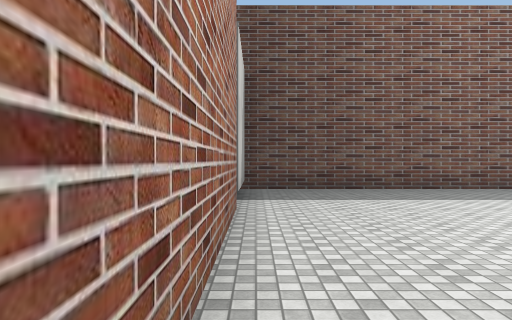
view 1 (above)

17 first-person views from a walk through a Unity game level. The camera is 1.5 m above the floor, looks level and sees 70° across. The floor is counted in squares, 2 m on a side. Each view is taken from the middle of a square. On the plan, view 1 faces up. The plan holds only what a view shows up to about 11 squares ahead; the rest is blank. The place goes on beyond the plan. The player character is not drawn. Some surface patterns are stand-ins.

view 2
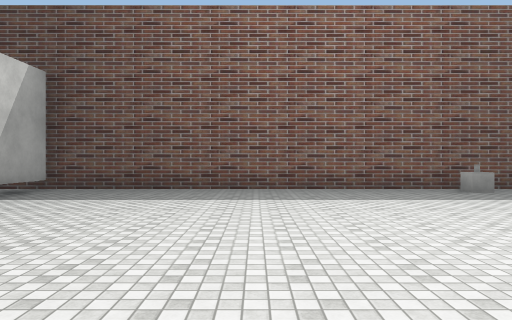

view 3
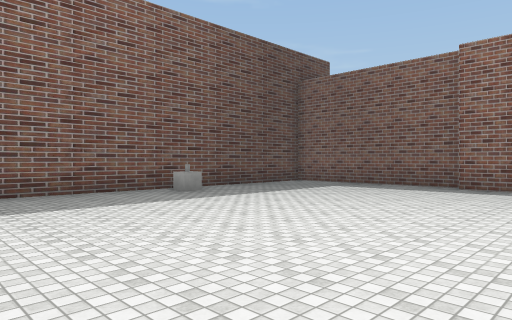

view 4
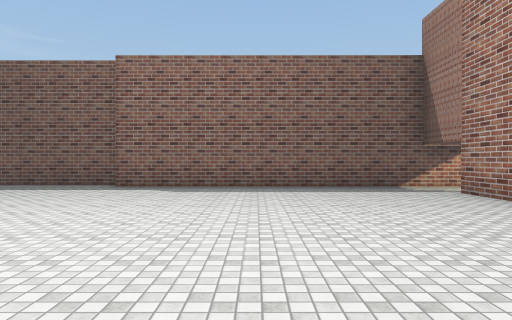

view 5
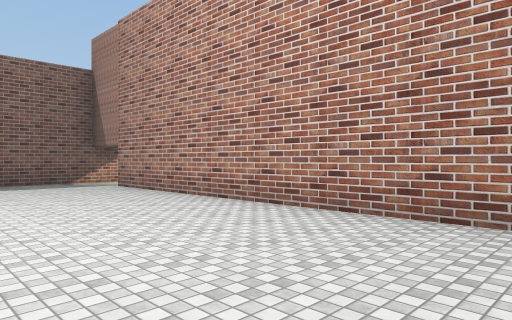

view 6
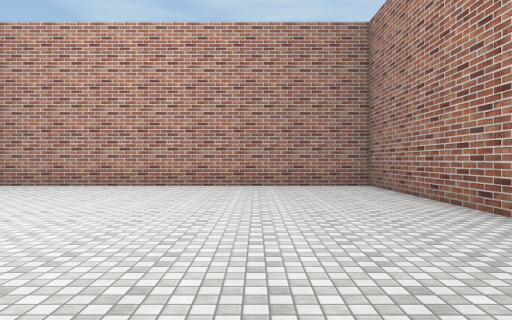

view 7
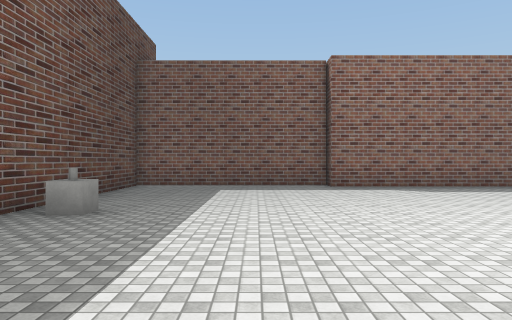

view 8
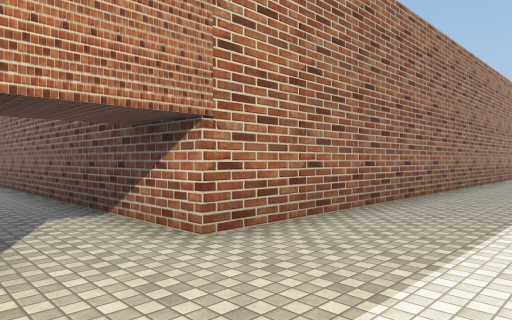

view 9
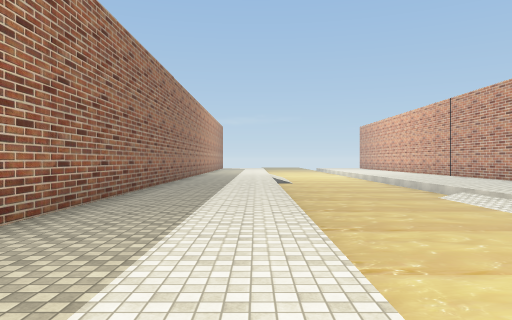

view 10
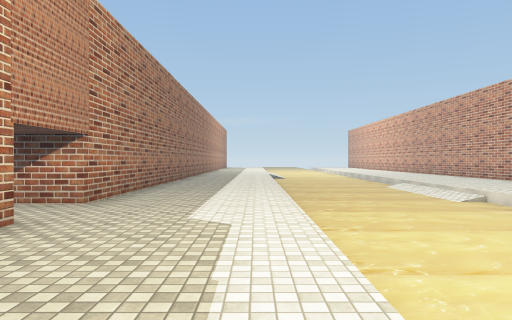

view 11
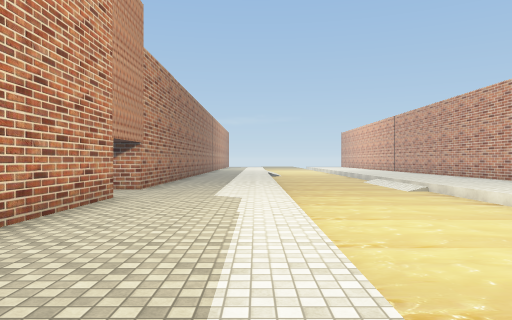

view 12
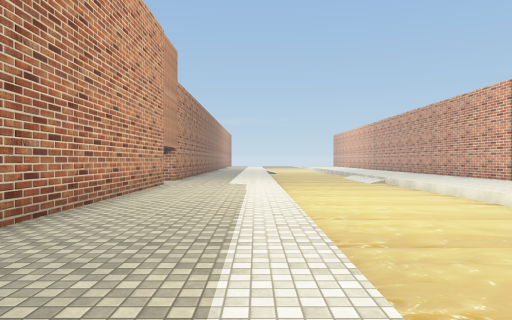

view 13
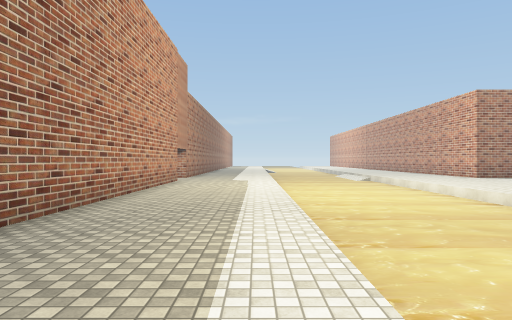

view 14
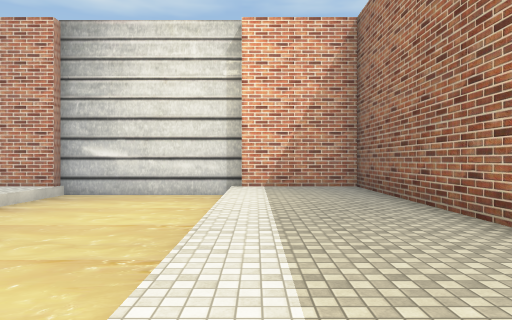

view 15
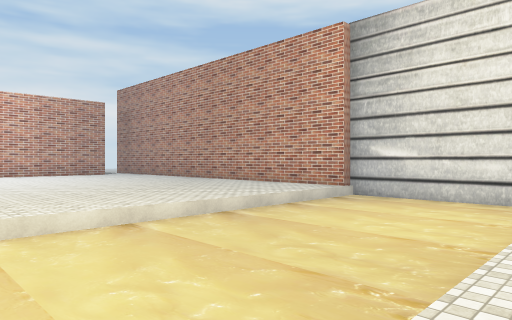

view 16
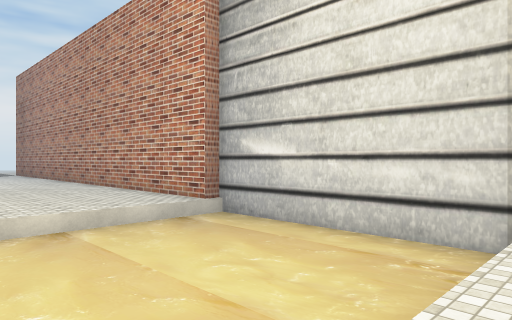

view 17
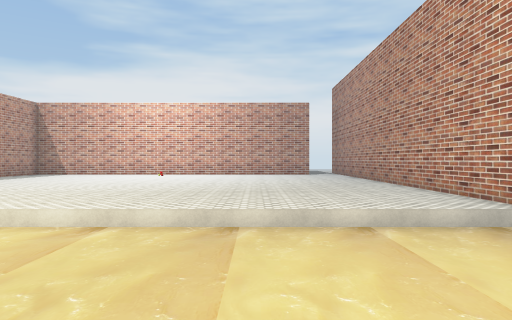

### Floor plan
Key: @ floor where view 1 was taken; # wall or solid block; . main floor; - floor 0.5 m lower than the main floor; / step, stairs or slope; O other object.
Columns run from 1 left of view 1 to 24 right of it. Each row starts with its distance up from view 1.
 10 ##################
  9 #................#
  8 #..........O.....#
  7 #................#
  6 #................#
  5 #................#
  4 #................#
  3 #...............##
  2 #...............#
  1 #...............#
  0 #@..............#
 -1 #...............#
 -2 #...............#
 -3 #...............#
 -4 #...............#
 -5 ###############.#
 -6 ###############.##########
 -7 #.........................
 -8 #.........................
 -9 #.........................
-10 #-------------------------
-11 #-------------------------
-12 #-------------------------
-13 #-------------------------
-14 #------------------//////-
-15 #.........................
-16 #..............  .. ..  ..
-17 #...........
-18 #...........
-19 #............
-20 #............
-21  ...  ...
-22   ..   ..

Where each view was taken, in squares from view 1:
view 1: 0 up, 0 right, facing up
view 2: 0 up, 5 right, facing up
view 3: 1 up, 5 right, facing up-right
view 4: 0 up, 5 right, facing right
view 5: 0 up, 3 right, facing down-right
view 6: 6 up, 3 right, facing down
view 7: 6 up, 5 right, facing right
view 8: 9 down, 13 right, facing up-right
view 9: 9 down, 13 right, facing right
view 10: 9 down, 9 right, facing right
view 11: 9 down, 6 right, facing right
view 12: 9 down, 2 right, facing right
view 13: 9 down, 0 right, facing right
view 14: 9 down, 10 right, facing left
view 15: 9 down, 9 right, facing down-left
view 16: 9 down, 4 right, facing down-left
view 17: 9 down, 4 right, facing down
